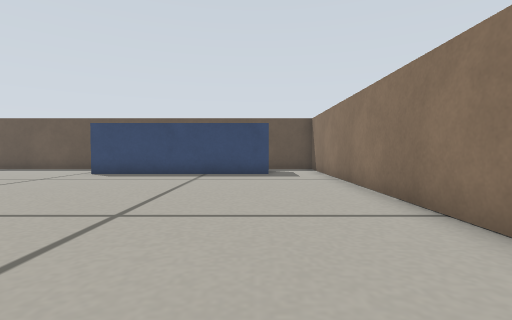
View 1 (above)

24 first-person views from a walk through a world built for the Gazebo simulator. The camera is 0.19 m above the floor, tilts 2° down and sees 85° across. The floor is counted in squares, 0.2 m on a side. Each view is taken from the middle of a square. On the plan, view 1 faces up. The plan holds only what a view shows up to about 11 squares ahead; the rest is blank.

View 2
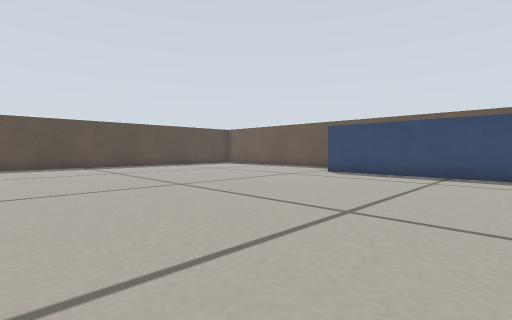

View 3
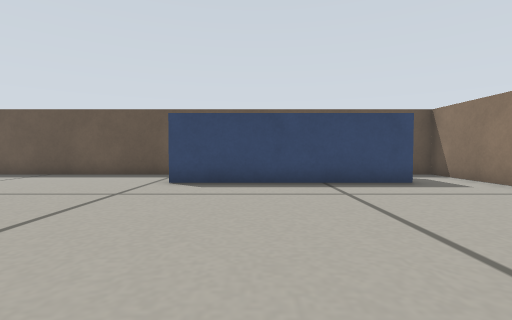

View 4
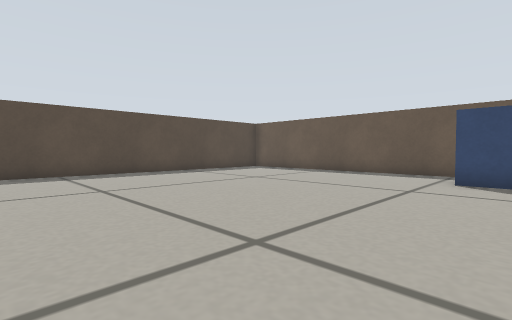

View 5
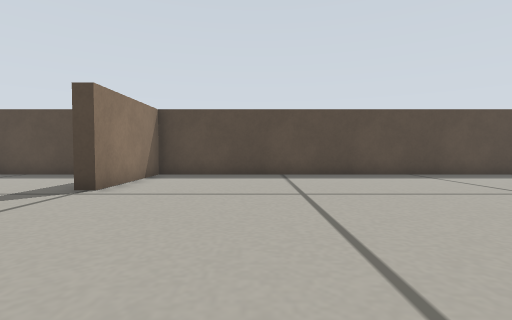

View 6
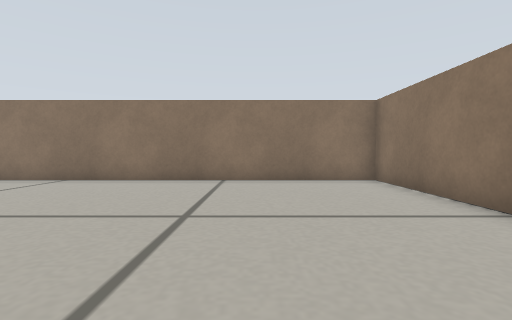

View 7
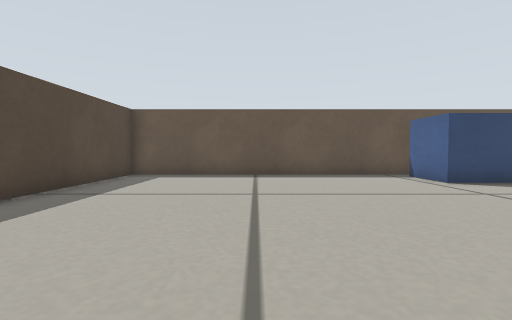

View 8
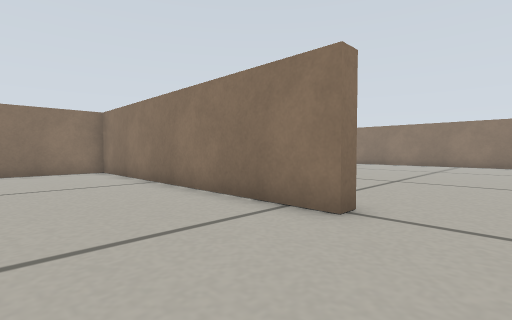

View 9
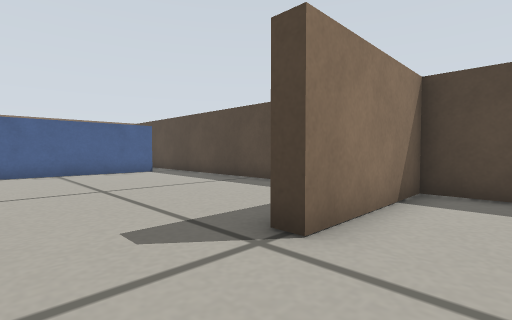

View 10
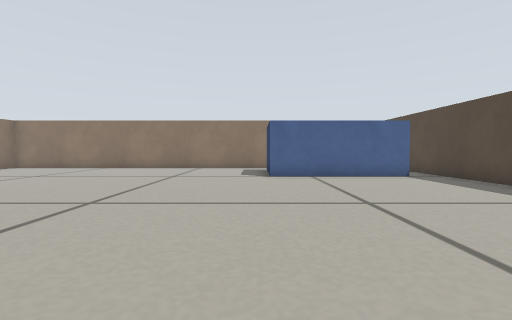

View 11
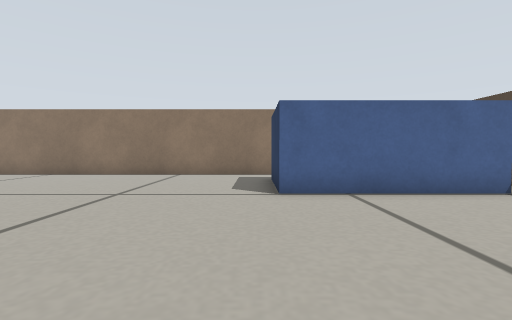

View 12
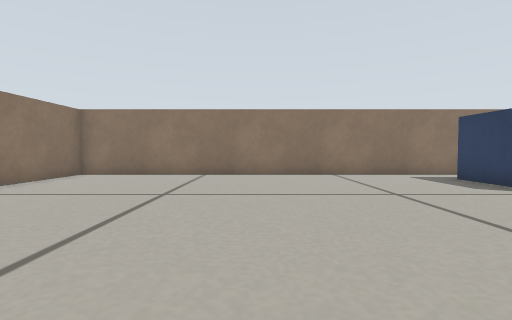

View 13
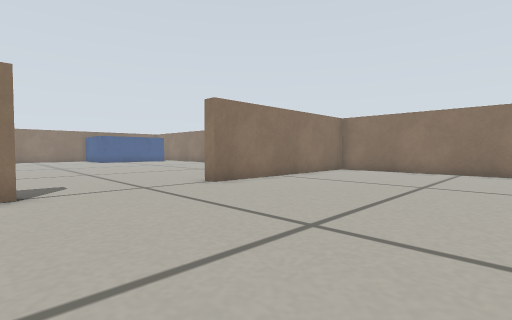

View 14
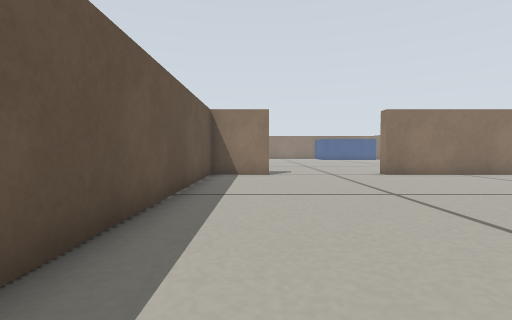

View 15
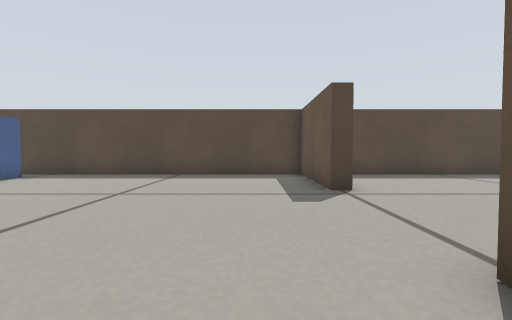

View 16
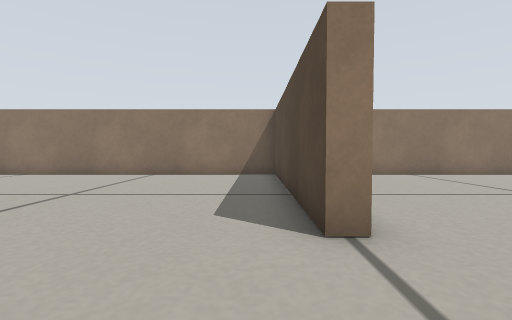

View 17
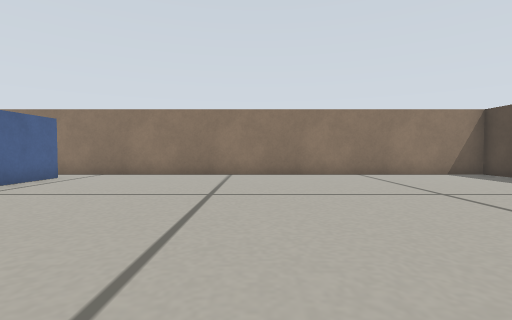

View 18
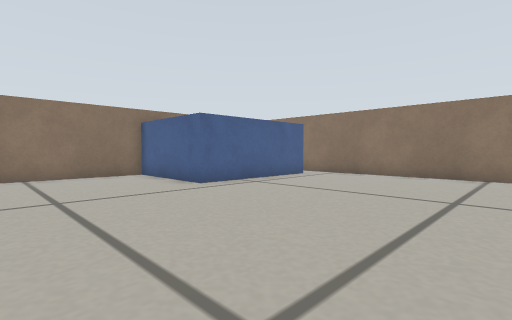

View 19
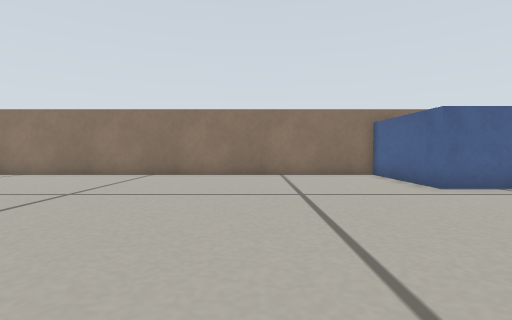

View 20
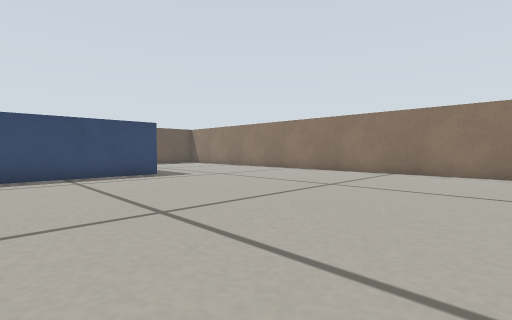

View 21
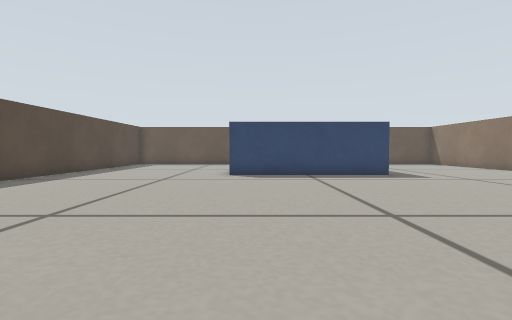

View 22
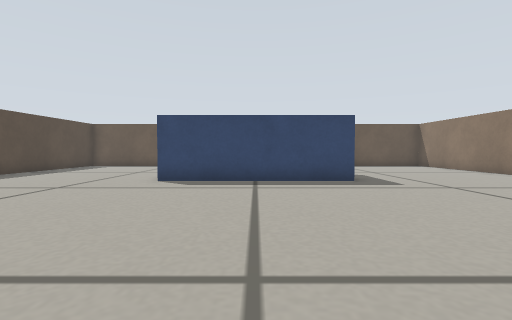

View 23
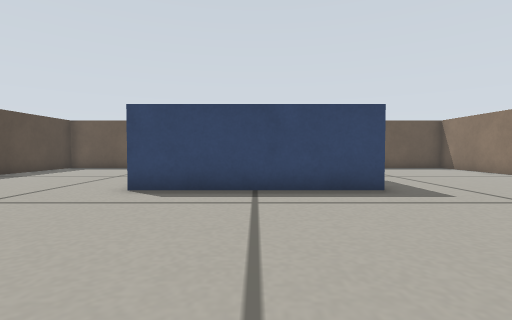

View 24
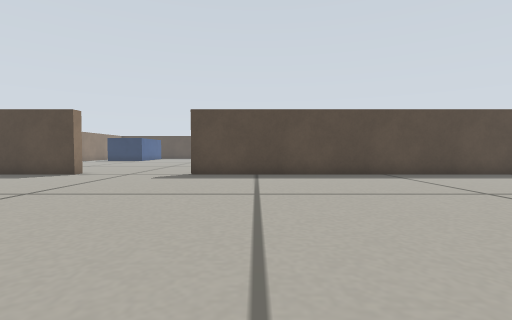

### Floor plan
Key: @ floor where view 1 was taken; # wall or solid block; . floor; B blue box; C cabinet.
Columns run from 17 left of view 1 to 23 right of it. Each row starts with its distance up from view 1.
 14 ############       ##
 13 #..........B       .#
 12 #..........B      ..#
 11 #..........BBBBBBB..#
 10 #...................#.....         .....#
  9 #...................#.....         .....#
  8 #...................#......       ......#
  7 #...................#......       ......
  6 #...................#......BBBBBBB.....
  5 #...................#.................  #
  4 #...................#................. .#
  3 #...................#...................#
  2 #...................#...................#
  1 #...................#...................#
  0 #................@..#...................#
 -1 #####.....###########...................#
 -2 #...................#...................#
 -3 #...................#...................#
 -4 #.......................................#
 -5 #.......................................#
 -6 #..........................   ..........#
 -7 #.......................................#
 -8 #...................#...................#
 -9 #...................#...................#
-10 #...................#...............CCCC#
-11 #.BBBBB.............#...............C
-12 #.    B.............#...............C
-13       B.............#...............C
-14       B.............#...............C
-15       ..............#................
-16      #################################

Positions as (right, up) in squares from view 1, and headings:
1: (0, 0), facing up
2: (0, 0), facing up-left
3: (-4, 3), facing up
4: (-5, 2), facing up-left
5: (-6, 3), facing left
6: (-6, 3), facing right
7: (-12, 3), facing up
8: (-10, 3), facing down-right
9: (-10, 1), facing down-left
10: (-10, -1), facing down
11: (-10, -5), facing down
12: (-4, -5), facing down
13: (-4, -3), facing down-right
14: (-8, -3), facing right
15: (-6, -3), facing left
16: (4, -5), facing down
17: (12, -5), facing down
18: (12, -5), facing down-right
19: (12, -5), facing right
20: (11, -5), facing up-right
21: (11, -5), facing up
22: (13, -3), facing up
23: (13, -1), facing up
24: (14, -1), facing left
